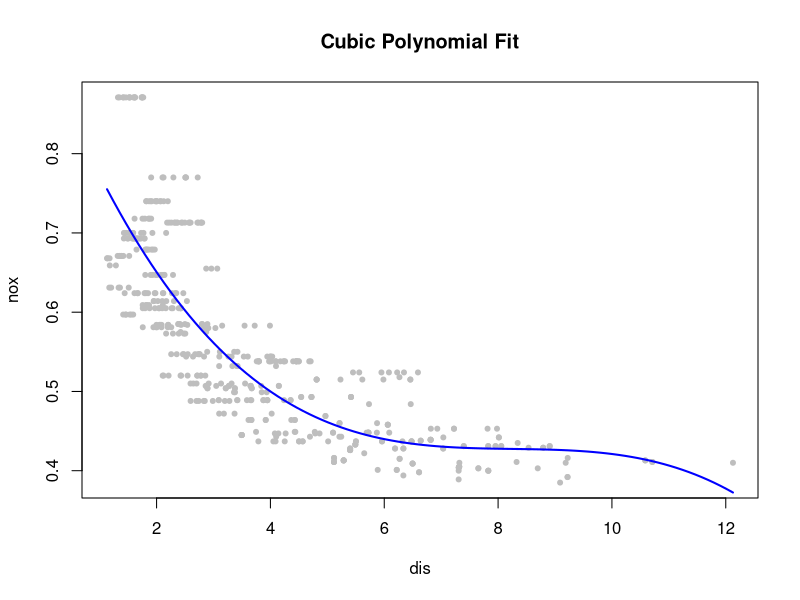

Generate this figure with R:
library(MASS)
data("Boston")

# Fit cubic polynomial regression
fit_poly3 <- lm(nox ~ poly(dis, 3), data = Boston)
summary(fit_poly3)

# Plot data and polynomial fit
plot(Boston$dis, Boston$nox, main = "Cubic Polynomial Fit", xlab = "dis", ylab = "nox", pch = 20, col = "gray")
dis_vals <- seq(min(Boston$dis), max(Boston$dis), length.out = 100)
preds <- predict(fit_poly3, newdata = data.frame(dis = dis_vals))
lines(dis_vals, preds, col = "blue", lwd = 2)
